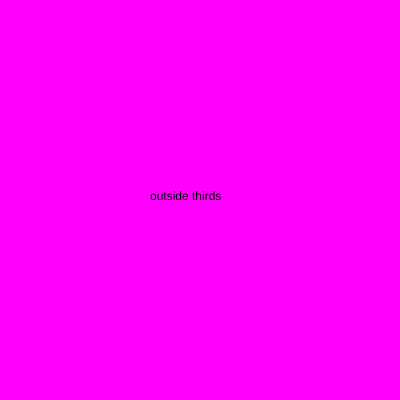
Frame 1 (no input)
Frame 60 (no input): identical to frame 1, image omitted
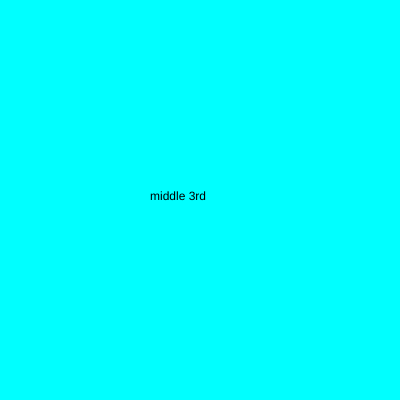
Frame 120 (the mouse pressed at the canvas centre since frame 60)

The p5.js sketch that drew these frames (run headless with seeded random() and noise() and a simulated clock; from frame 60 on, the mouse is pressed at the canvas centre):

// p5.js sketch
// ── sketch.js

var x = 0;
var y = 0;

function setup() {
  createCanvas(400, 400);
}

function draw() {
  // if (mouseX > width/3 && mouseX < width/3*2) {
  //   background(0, 255, 255);
  //   text("middle 3rd", width/2-50, height/2);
  // }
  // else {
  //   background(255, 0, 255);
  //   text("outside thirds", width/2-50, height/2);
  // }

  if (mouseX < width/3 || mouseX > width/3*2) {
    background(255, 0, 255);
    text("outside thirds", width/2-50, height/2);
  }
  else {
    background(0, 255, 255);
    text("middle 3rd", width/2-50, height/2);

  }
}
